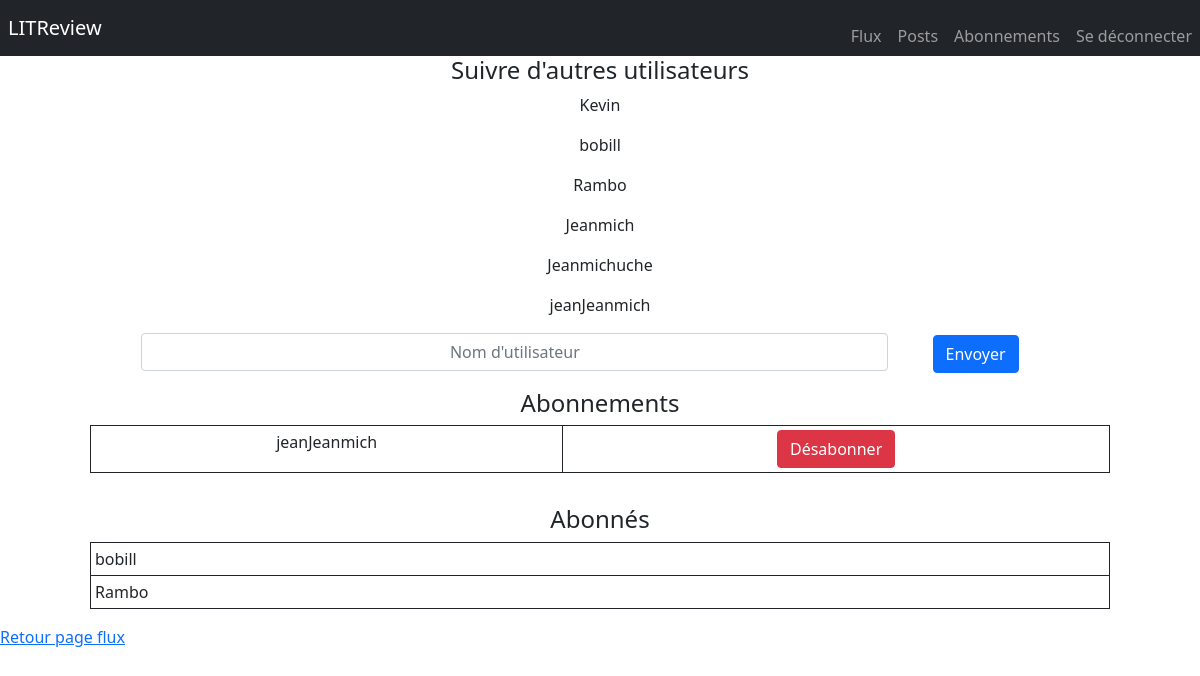
Page /follow/ (signed in) on the earlier database version.
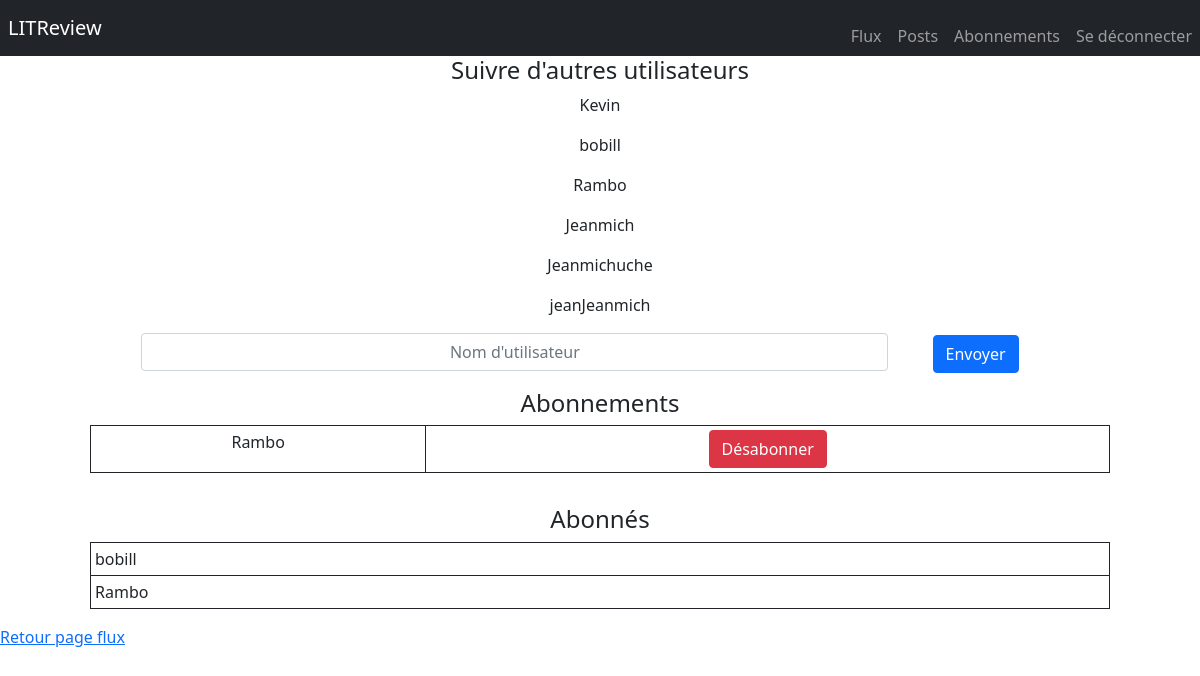
Same page on the later database version.
### litR_site/models.py (models this page shows)
class UserFollows(models.Model):
    user = models.ForeignKey(
        to=settings.AUTH_USER_MODEL,
        on_delete=models.CASCADE, related_name='following')
    followed_user = models.ForeignKey(
        to=settings.AUTH_USER_MODEL,
        on_delete=models.CASCADE, related_name='followed_user')
    class Meta:
        unique_together = ('user', 'followed_user', )

### litR_site/views.py (the view)
# urls.py: path('follow/', follow_users, name="follow"),
@login_required(login_url='home')
def follow_users(request):
    users = User.objects.all()
    if request.POST:
        username = request.POST['username']
        user = User.objects.get(username__exact=username)
        if user is not None:
            UserFollows.objects.create(user=request.user, followed_user=user)
    usersfollows = UserFollows.objects.filter(user__exact=request.user)
    followeds = UserFollows.objects.filter(followed_user__exact=request.user)
    return render(request, 'follow_users.html', {'usersfollows': usersfollows, 'followeds': followeds, 'users': users})

### litR_site/templates/follow_users.html (shortened to what this page needs)
{% extends "base_02.html" %}
{% load static %}
{% block content %}
    <div class="row">
	<div class="col-10 offset-1">
		<div class="row text-center mb-3">
			<h4>Suivre d'autres utilisateurs</h4>
            {% for user in users  %}
                <p>{{ user.username }}</p>
            {% endfor %}
			<form  method="post">
				<div class="col-9 d-inline-block">
					<input class="form-control text-center" type="text" name="username" placeholder="Nom d'utilisateur">
				</div>
				<div class="col-2 d-inline-block">
					<button class="btn btn-primary">Envoyer</button>
				</div>
			</form>
		</div>
		<div class="row text-center mb-3">
			<h4>Abonnements</h4>
			<table class="table table-sm table-bordered border-dark">
				<tbody>
					{% for usersfollow in usersfollows %}
					<tr>
						<td>{{ usersfollow.followed_user }}</td>
						<td><a href="{% url 'unfollow' usersfollow.id %}" class="btn btn-danger">Désabonner</a></td>
					</tr>
					{% endfor %}
				</tbody>
			</table>
		</div>
		<div class="row text-center">
			<h4>Abonnés</h4>
			<table class="table table-sm table-bordered border-dark text-start">
				<tbody>
					{% for followed in followeds  %}
					<tr>
						<td>{{ followed.user }}</td>
					</tr>
					{% endfor %}
				</tbody>
			</table>
		</div>
	</div>
        <a class="" href="{% url 'flux' %}" >Retour page flux</a>
</div>
{% endblock %}

Differences in the rows shown:
removed UserFollows: followed_user "jeanJeanmich", shown under "Abonnements"
added UserFollows: followed_user "Rambo", shown under "Abonnements"
